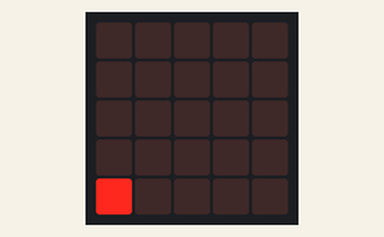
Recording of a program running on a simulated BBC micro:bit running MicroPython. On the bench: the board's 5×5 LED display.

Above: at 0.37 s.
At 0.87 s:
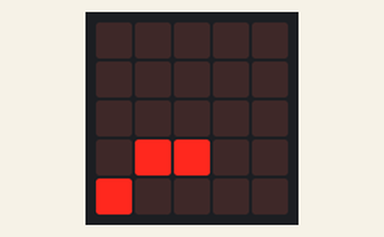
At 1.62 s:
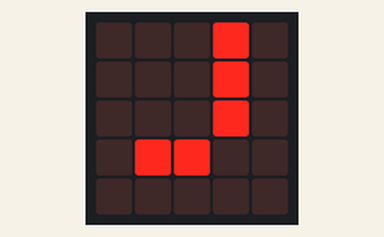
At 2.12 s:
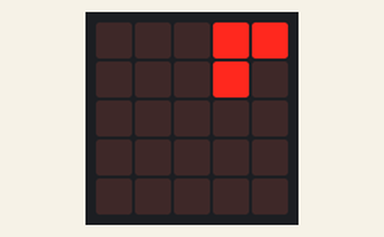
At 2.8 s:
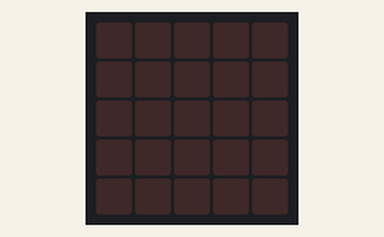

Measured:
- by itself, everything shown: repeats every 3.0 s, in 11 steps
- what the display in image 4 shows lasts 0.5 s, from 2.8 s to 3.3 s

The program:

display-custom-animation-02.py
```python
# Imports go at the top
from microbit import *

# Create a custom animation of a snake
# First frame of the animation
snake_01 = Image("00000:00000:00000:00000:00000")
# Second frame of the animation
snake_02 = Image("00000:00000:00000:00000:90000")
# Third frame of the animation
snake_03 = Image("00000:00000:00000:09000:90000")
# Fourth frame of the animation
snake_04 = Image("00000:00000:00000:09900:90000")
# Fifth frame of the animation
snake_05 = Image("00000:00000:00090:09900:90000")
# Sixth frame of the animation
snake_06 = Image("00000:00090:00090:09900:90000")
# Seventh frame of the animation
snake_07 = Image("00090:00090:00090:09900:00000")
# Eighth frame of the animation
snake_08 = Image("00099:00090:00090:00900:00000")
# Ninth frame of the animation
snake_09 = Image("00099:00090:00000:00000:00000")
# Tenth frame of the animation
snake_10 = Image("00099:00000:00000:00000:00000")
# Eleventh frame of the animation
snake_11 = Image("00009:00000:00000:00000:00000")
# Twelfth frame of the animation
snake_12 = Image("00000:00000:00000:00000:00000")

# Code in a 'while True:' loop repeats forever
while True:
    # Display the animation
    display.show(snake_01) # First frame of the animation
    sleep(250)             # Wait for 250ms (0.25 seconds)
    display.show(snake_02) # Second frame of the animation
    sleep(250)             # Wait for 250ms (0.25 seconds)
    display.show(snake_03) # Third frame of the animation
    sleep(250)             # Wait for 250ms (0.25 seconds)
    display.show(snake_04) # Fourth frame of the animation
    sleep(250)             # Wait for 250ms (0.25 seconds)
    display.show(snake_05) # Fifth frame of the animation
    sleep(250)             # Wait for 250ms (0.25 seconds)
    display.show(snake_06) # Sixth frame of the animation
    sleep(250)             # Wait for 250ms (0.25 seconds)
    display.show(snake_07) # Seventh frame of the animation
    sleep(250)             # Wait for 250ms (0.25 seconds)
    display.show(snake_08) # Eighth frame of the animation
    sleep(250)             # Wait for 250ms (0.25 seconds)
    display.show(snake_09) # Ninth frame of the animation
    sleep(250)             # Wait for 250ms (0.25 seconds)
    display.show(snake_10) # Tenth frame of the animation
    sleep(250)             # Wait for 250ms (0.25 seconds)
    display.show(snake_11) # Eleventh frame of the animation
    sleep(250)             # Wait for 250ms (0.25 seconds)
    display.show(snake_12) # Twelfth frame of the animation
    sleep(250)             # Wait for 250ms (0.25 seconds)
```
